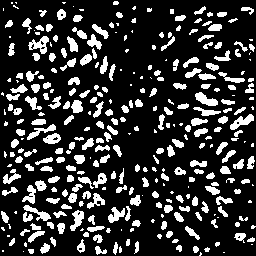
#> input picture web-programming/outputs/inference/TCGA-18-5592-01Z-00-DX1_pred_mask.png, 256 x 256 px; its folder holds only this picture in this run
$ python postprocess.py
#> lines starting #> are read from the running program, lines starting #| are printed output that depends on the picture; after the words box and inside, x2 and y2 are one past the last pixel; in counts of white or black regions, pixels touching at a corner belong together
from pathlib import Path
import sys

import cv2
import pandas as pd

ROOT = Path(__file__).resolve().parent.parent
sys.path.append(str(ROOT))

BASE_NAME = "TCGA-18-5592-01Z-00-DX1"

PRED_MASK_PATH = ROOT / f"outputs/inference/{BASE_NAME}_pred_mask.png"
GT_MASK_PATH = ROOT / f"data/processed/masks/{BASE_NAME}.png"

OUTPUT_DIR = ROOT / "outputs/counting"
OUTPUT_DIR.mkdir(parents=True, exist_ok=True)

MIN_AREA = 5  # ignore very tiny noisy components


def count_nuclei(mask_path, min_area=5):
#> called with min_area = 5
    mask = cv2.imread(str(mask_path), cv2.IMREAD_GRAYSCALE)
#> mask: shape (256, 256); 20.4% white; 330 white regions (101 under 20 px), largest, box (x1, y1, x2, y2) and area: (28, 36, 49, 54) 184, (230, 114, 254, 130) 178, (195, 92, 218, 106) 174

    if mask is None:
        raise ValueError(f"Failed to read mask: {mask_path}")

    binary = (mask > 0).astype("uint8")

    num_labels, labels, stats, centroids = cv2.connectedComponentsWithStats(binary, connectivity=8)
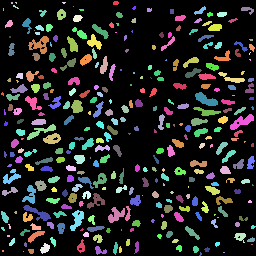
#> labels: shape (256, 256) int32; 331 distinct labels, from 0 to 330; one colour per label, 0 black
#> num_labels = 331; stats = 331 rows, first 6: [0, 0, 256, 256, 52176], [113, 1, 6, 4, 21], [11, 2, 2, 2, 4], [15, 2, 2, 2, 3], [62, 2, 4, 2, 6], [13, 5, 6, 4, 10]; centroids = 331 pairs, first value 2.12 to 252.6, second value 2.33 to 253.7

    count = 0
    for label_id in range(1, num_labels):  # skip background
        area = stats[label_id, cv2.CC_STAT_AREA]
        if area >= min_area:
            count += 1
#> this loop made 330 passes
#> area on passes 1, 8, 9, 11, 14, 15, 16, 17, 18, 19, 20, 21: 21, 47, 53, 72, 20, 32, 32, 22, 43, 53, 52, 71
#> after the loop, count = 301

    return count


def main():
    pred_count = count_nuclei(PRED_MASK_PATH, min_area=MIN_AREA)
#> pred_count = 301
    gt_count = count_nuclei(GT_MASK_PATH, min_area=MIN_AREA)

    abs_error = abs(pred_count - gt_count)
    sq_error = (pred_count - gt_count) ** 2

    df = pd.DataFrame([
        {
            "image_name": BASE_NAME,
            "predicted_count": pred_count,
            "ground_truth_count": gt_count,
            "absolute_error": abs_error,
            "squared_error": sq_error,
        }
    ])

    csv_path = OUTPUT_DIR / "count_results.csv"
    txt_path = OUTPUT_DIR / "count_summary.txt"

    df.to_csv(csv_path, index=False)

    with open(txt_path, "w", encoding="utf-8") as f:
        f.write(f"Image: {BASE_NAME}\n")
        f.write(f"Predicted count: {pred_count}\n")
        f.write(f"Ground truth count: {gt_count}\n")
        f.write(f"Absolute error: {abs_error}\n")
        f.write(f"Squared error: {sq_error}\n")

    print("Done.")
    print(f"Predicted count: {pred_count}")
    print(f"Ground truth count: {gt_count}")
    print(f"Absolute error: {abs_error}")
    print(f"Squared error: {sq_error}")
    print(f"CSV saved to: {csv_path}")
    print(f"Summary saved to: {txt_path}")


if __name__ == "__main__":
#> (the run stopped early here; a loop or call above may not have finished)
